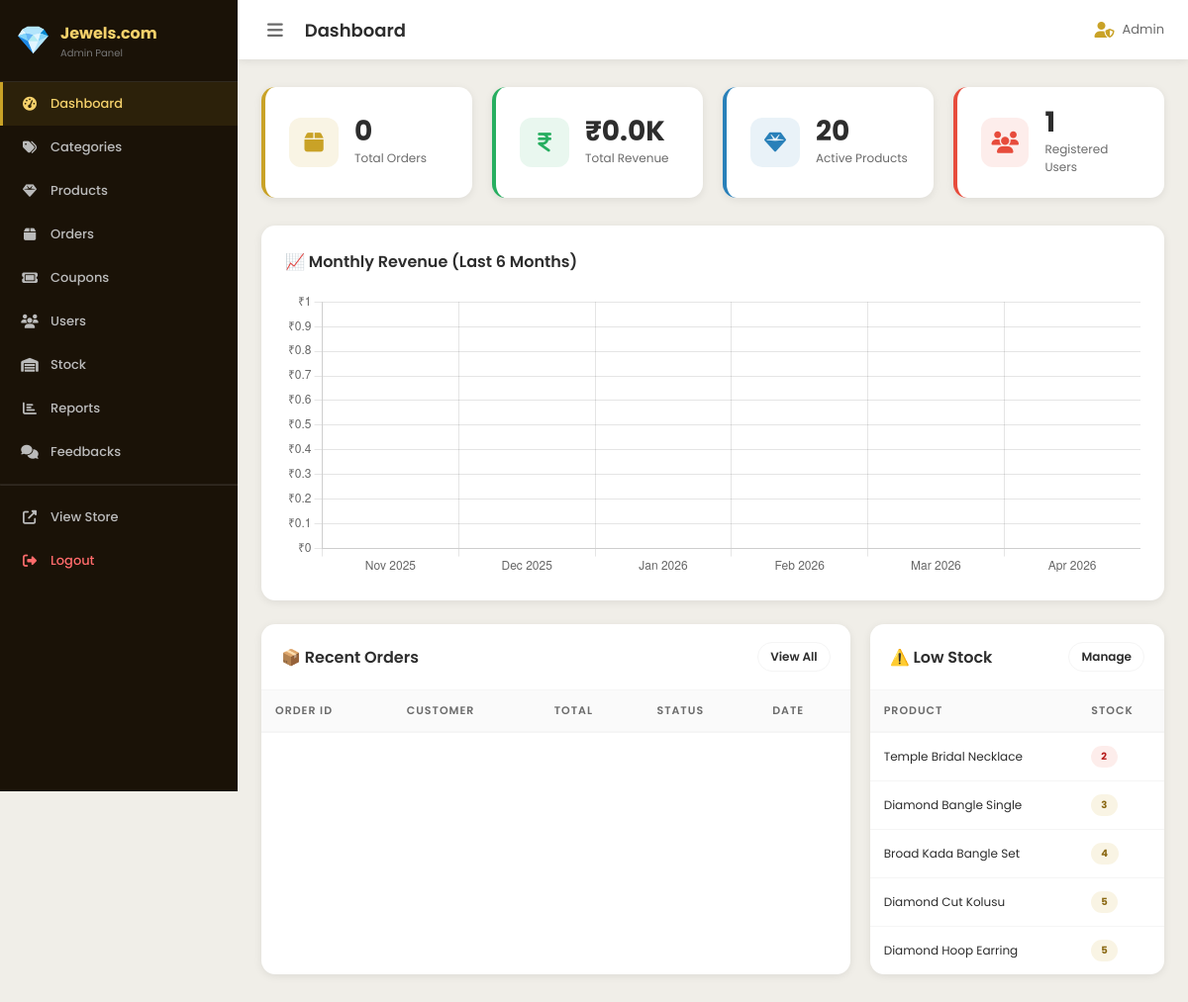
/admin/ (signed in), run on the app's committed database.
### tables this page shows
CREATE TABLE IF NOT EXISTS products (
  id INT AUTO_INCREMENT PRIMARY KEY,
  category_id INT NOT NULL,
  name VARCHAR(200) NOT NULL,
  slug VARCHAR(220) NOT NULL UNIQUE,
  description TEXT,
  price DECIMAL(10,2) NOT NULL,
  discount_price DECIMAL(10,2) DEFAULT NULL,
  material VARCHAR(100),
  weight DECIMAL(8,2),
  purity VARCHAR(50),
  stock INT DEFAULT 10,
  image1 VARCHAR(255),
  image2 VARCHAR(255),
  image3 VARCHAR(255),
  is_featured TINYINT(1) DEFAULT 0,
  is_active TINYINT(1) DEFAULT 1,
  created_at TIMESTAMP DEFAULT CURRENT_TIMESTAMP,
  FOREIGN KEY (category_id) REFERENCES categories(id) ON DELETE CASCADE
);

### includes/functions.php (called while the page is built, shortened)
<?php
function safeHtml($str) {
    return htmlspecialchars((string)$str, ENT_QUOTES, 'UTF-8');
}
function truncate($str, $len = 80) {
    return mb_strlen($str) > $len ? mb_substr($str, 0, $len) . '…' : $str;
}

### admin/index.php (the view, shortened to what this page needs)
<?php
require_once '../includes/functions.php';
require_once 'includes/auth.php';
$totalOrders   = (int)$pdo->query("SELECT COUNT(*) FROM orders")->fetchColumn();
$totalRevenue  = (float)$pdo->query("SELECT SUM(total) FROM orders WHERE status != 'cancelled'")->fetchColumn();
$totalProducts = (int)$pdo->query("SELECT COUNT(*) FROM products WHERE is_active=1")->fetchColumn();
$totalUsers    = (int)$pdo->query("SELECT COUNT(*) FROM users")->fetchColumn();
$monthlyData = [];
for ($i = 5; $i >= 0; $i--) {
  $month = date('Y-m', strtotime("-$i months"));
  $label = date('M Y', strtotime("-$i months"));
  $revenue = $pdo->prepare("SELECT COALESCE(SUM(total),0) FROM orders WHERE DATE_FORMAT(created_at,'%Y-%m')=? AND status != 'cancelled'");
  $revenue->execute([$month]);
  $monthlyData[] = ['label'=>$label,'revenue'=>(float)$revenue->fetchColumn()];
}
$lowStock = $pdo->query("SELECT p.*, c.name as cat_name FROM products p JOIN categories c ON p.category_id=c.id WHERE p.stock <= 5 AND p.is_active=1 ORDER BY p.stock ASC LIMIT 5")->fetchAll();
include 'includes/header.php';
?>
<div class="admin-cards">
  <div class="admin-card">
    <div class="card-icon gold"><i class="fas fa-box" style="color:#c9a227;font-size:22px;"></i></div>
    <div><div class="card-num"><?= number_format($totalOrders) ?></div><div class="card-lbl">Total Orders</div></div>
  </div>
  <div class="admin-card green-border">
    <div class="card-icon green"><i class="fas fa-indian-rupee-sign" style="color:#27ae60;font-size:22px;"></i></div>
    <div><div class="card-num">₹<?= number_format($totalRevenue/1000,1) ?>K</div><div class="card-lbl">Total Revenue</div></div>
  </div>
  <div class="admin-card blue-border">
    <div class="card-icon blue"><i class="fas fa-gem" style="color:#2980b9;font-size:22px;"></i></div>
    <div><div class="card-num"><?= number_format($totalProducts) ?></div><div class="card-lbl">Active Products</div></div>
  </div>
  <div class="admin-card red-border">
    <div class="card-icon red"><i class="fas fa-users" style="color:#e74c3c;font-size:22px;"></i></div>
    <div><div class="card-num"><?= number_format($totalUsers) ?></div><div class="card-lbl">Registered Users</div></div>
  </div>
</div>
<div class="chart-wrap">
  <h3>📈 Monthly Revenue (Last 6 Months)</h3>
  <canvas id="revenueChart" height="100"></canvas>
</div>
<div style="display:grid;grid-template-columns:2fr 1fr;gap:20px;">
  <div class="admin-table-wrap">
    <div class="admin-table-head">
      <h3>📦 Recent Orders</h3>
      <a href="orders.php" class="btn btn-outline btn-sm">View All</a>
    </div>
    <table>
      <thead><tr><th>Order ID</th><th>Customer</th><th>Total</th><th>Status</th><th>Date</th></tr></thead>
    </table>
  </div>
  <div class="admin-table-wrap">
    <div class="admin-table-head">
      <h3>⚠️ Low Stock</h3>
      <a href="stock.php" class="btn btn-outline btn-sm">Manage</a>
    </div>
    <table>
      <thead><tr><th>Product</th><th>Stock</th></tr></thead>
      <tbody>
        <?php foreach ($lowStock as $p): ?>
        <tr>
          <td style="font-size:12px;"><?= safeHtml(truncate($p['name'],25)) ?></td>
          <td><span class="badge <?= $p['stock']==0?'badge-red':($p['stock']<=2?'badge-red':'badge-gold') ?>"><?= $p['stock'] ?></span></td>
        </tr>
        <?php endforeach; ?>
      </tbody>
    </table>
  </div>
</div>
<script>
const ctx = document.getElementById('revenueChart').getContext('2d');
new Chart(ctx, {
  type: 'bar',
  data: {
    labels: <?= json_encode(array_column($monthlyData,'label')) ?>,
    datasets: [{
      label: 'Revenue (₹)',
      data: <?= json_encode(array_column($monthlyData,'revenue')) ?>,
      backgroundColor: 'rgba(201,162,39,0.7)',
      borderColor: '#c9a227',
      borderWidth: 2,
      borderRadius: 8,
    }]
  },
  options: {
    responsive: true, plugins: { legend: { display: false } },
    scales: { y: { beginAtZero: true, ticks: { callback: v => '₹'+v.toLocaleString('en-IN') } } }
  }
});
</script>
<?php include 'includes/footer.php'; ?>

### css/admin.css (style rules this page uses)
:root { --gold: #C9A227; --gold-light: #F5D16B; --gold-dark: #8B6914; --sidebar-bg: #1A1207; --sidebar-w: 240px; --white: #fff; --gray-light: #F5F5F5; --gray: #6B6B6B; --charcoal: #2D2D2D; --red: #e74c3c; --green: #27AE60; --blue: #2980b9; --shadow-sm: 0 2px 8px rgba(0,0,0,0.08); --shadow-md: 0 8px 24px rgba(0,0,0,0.12); --radius-sm: 8px; --radius-md: 14px; --font: 'Poppins', sans-serif; }
*, *::before, *::after { box-sizing: border-box; margin: 0; padding: 0; }
body { font-family: var(--font); background: #F0EEE8; min-height: 100vh; }
a { color: inherit; text-decoration: none; }
.admin-body { display: flex; }
.admin-cards { display: grid; grid-template-columns: repeat(auto-fit, minmax(200px, 1fr)); gap: 20px; margin-bottom: 28px; }
.admin-card { background: var(--white); border-radius: var(--radius-md); padding: 22px 24px; box-shadow: var(--shadow-sm); border-left: 4px solid var(--gold); display: flex; align-items: center; gap: 16px; }
.admin-card.red-border { border-left-color: var(--red); }
.admin-card.blue-border { border-left-color: var(--blue); }
.admin-card.green-border { border-left-color: var(--green); }
.card-icon { font-size: 28px; width: 50px; height: 50px; border-radius: 12px; display: flex; align-items: center; justify-content: center; }
.card-icon.gold { background: rgba(201,162,39,0.12); }
.card-icon.red { background: rgba(231,76,60,0.1); }
.card-icon.blue { background: rgba(41,128,185,0.1); }
.card-icon.green { background: rgba(39,174,96,0.1); }
.card-num { font-size: 28px; font-weight: 700; color: var(--charcoal); line-height: 1; }
.card-lbl { font-size: 12px; color: var(--gray); margin-top: 4px; }
.admin-table-wrap { background: var(--white); border-radius: var(--radius-md); box-shadow: var(--shadow-sm); overflow: hidden; }
.admin-table-head { padding: 18px 20px; display: flex; align-items: center; justify-content: space-between; flex-wrap: wrap; gap: 10px; border-bottom: 1px solid var(--gray-light); }
.admin-table-head h3 { font-size: 16px; font-weight: 600; color: var(--charcoal); }
table { width: 100%; border-collapse: collapse; }
th { background: #FAFAFA; padding: 12px 14px; font-size: 11px; font-weight: 600; text-align: left; color: var(--gray); text-transform: uppercase; letter-spacing: 1px; border-bottom: 2px solid var(--gray-light); }
td { padding: 13px 14px; font-size: 13px; color: var(--charcoal); border-bottom: 1px solid var(--gray-light); }
tr:last-child td { border-bottom: none; }
.badge { display: inline-block; padding: 3px 10px; border-radius: 50px; font-size: 10px; font-weight: 700; text-transform: uppercase; letter-spacing: 0.5px; }
.badge-gold { background: rgba(201,162,39,0.12); color: var(--gold-dark); }
.badge-red { background: rgba(231,76,60,0.1); color: #b71c1c; }
.btn { display: inline-flex; align-items: center; gap: 7px; padding: 9px 18px; border-radius: 50px; font-size: 13px; font-weight: 600; transition: all 0.2s; border: none; }
.btn-sm { padding: 5px 12px; font-size: 12px; border-radius: 20px; }
.btn-outline { background: transparent; border: 1.5px solid var(--gray-light); color: var(--charcoal); }
.chart-wrap { background: var(--white); border-radius: var(--radius-md); padding: 24px; box-shadow: var(--shadow-sm); margin-bottom: 24px; }
.chart-wrap h3 { font-size: 16px; font-weight: 600; color: var(--charcoal); margin-bottom: 18px; }

### data on the page
products: name "Temple Bridal Necklace", stock "2"
products: name "Diamond Bangle Single", stock "3"
products: name "Broad Kada Bangle Set", stock "4"
products: name "Diamond Cut Kolusu", stock "5"
products: name "Diamond Hoop Earring", stock "5"

### other printed values
$adminTitle "Dashboard"
safeHtml($_SESSION['admin_name'] ?? 'Admin') "Admin"
$totalOrders "0"
$totalRevenue/1000 "0.0"
$totalProducts "20"
$totalUsers "1"
chart data {{ json_encode(array_column($monthlyData,'revenue')) }} [0,0,0,0,0,0]
